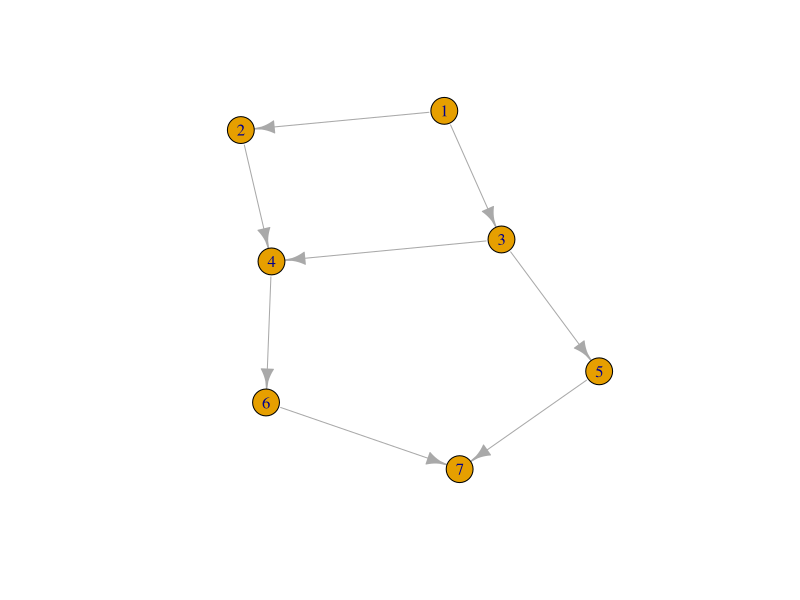

The R source for this figure:
library(igraph)
g=c(1,2,1,3,2,4,3,4,4,6,3,5,5,7,6,7)
x=make_graph(g)
plot(x)
path=all_simple_paths(x,from=1,to=7)
list(path)